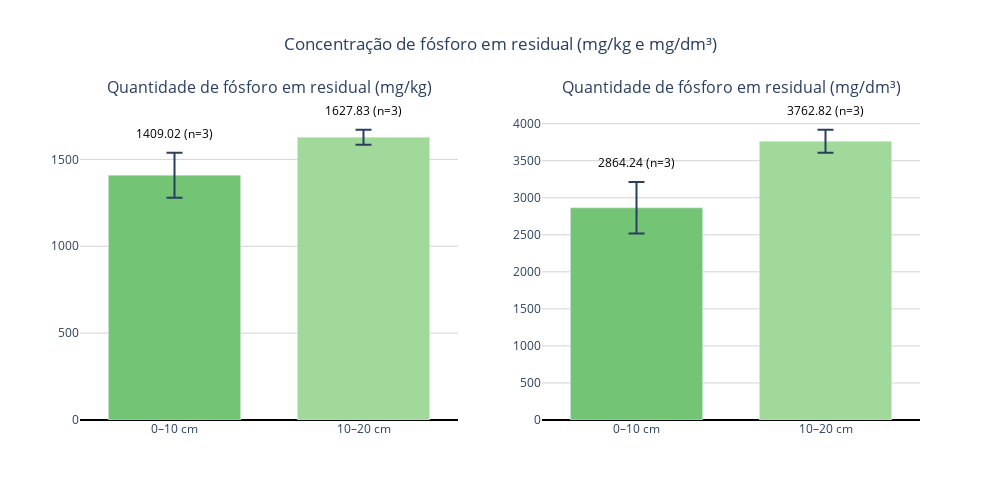

Here is the notebook cell this chart was saved with:
### Code cell
import numpy as np
import plotly.graph_objects as go
from plotly.subplots import make_subplots

# Função para limpar valores negativos (não mensuráveis)
def limpar(valores):
    arr = np.array(valores, dtype=float)
    arr[arr <= 0] = 0
    return arr

# --- Dados mg/kg ---
pi_0_10_mgkg = limpar([R1_0_10_residual, R2_0_10_residual, P2_0_10_residual])
pi_10_20_mgkg = limpar([R1_10_20_residual, R2_10_20_residual, P2_10_20_residual])

# --- Dados mg/dm³ ---
pi_0_10_mgdm3 = limpar([p_R1010, p_R2010, p_P2010])

pi_10_20_mgdm3 = limpar([p_R11020, p_R21020, p_P21020])

# --- Estatísticas ---
def calcular_estatisticas(dados):
    mean = np.nanmean(dados)
    std = np.nanstd(dados, ddof=1)
    n = np.sum(~np.isnan(dados))
    sem = std / np.sqrt(n) if n > 0 else np.nan
    return mean, sem, n

means_mgkg, sems_mgkg, ns_mgkg = zip(*[calcular_estatisticas(pi_0_10_mgkg),
                                       calcular_estatisticas(pi_10_20_mgkg)])
means_mgdm3, sems_mgdm3, ns_mgdm3 = zip(*[calcular_estatisticas(pi_0_10_mgdm3),
                                          calcular_estatisticas(pi_10_20_mgdm3)])

# Labels e cores
labels = ['0–10 cm', '10–20 cm']
colors = ['#74c476', '#a1d99b']

# --- Criar subplots lado a lado ---
fig = make_subplots(rows=1, cols=2, subplot_titles=[
    'Quantidade de fósforo em residual (mg/kg)',
    'Quantidade de fósforo em residual (mg/dm³)'
])

# --- Função auxiliar para adicionar texto acima da barra + erro ---
def criar_textos(means, sems, ns):
    textos = []
    y_pos = []
    max_val = max([m + s for m, s in zip(means, sems) if not np.isnan(m)])
    for m, s, n in zip(means, sems, ns):
        if np.isnan(m):
            textos.append('Não mensurável')
            y_pos.append(0.05 * max_val)
        else:
            textos.append(f'{m:.2f}\n(n={n})')
            y_pos.append(m + s + 0.03*max_val)  # deslocamento acima da barra + erro
    return textos, y_pos

texts_mgkg, y_mgkg = criar_textos(means_mgkg, sems_mgkg, ns_mgkg)
texts_mgdm3, y_mgdm3 = criar_textos(means_mgdm3, sems_mgdm3, ns_mgdm3)

# --- Gráfico mg/kg ---
fig.add_trace(go.Bar(
    x=labels,
    y=means_mgkg,
    error_y=dict(type='data', array=sems_mgkg, visible=True, thickness=2, width=8),
    marker_color=colors,
    text=texts_mgkg,
    textposition='none',
), row=1, col=1)

# --- Adiciona anotações acima da barra + erro (mg/kg) ---
for xi, yi, txt in zip(labels, y_mgkg, texts_mgkg):
    fig.add_annotation(
        x=xi,
        y=yi,
        text=txt,
        showarrow=False,
        font=dict(size=12, color='black'),
        xanchor='center',
        yanchor='bottom',
        row=1, col=1
    )

# --- Gráfico mg/dm³ ---
fig.add_trace(go.Bar(
    x=labels,
    y=means_mgdm3,
    error_y=dict(type='data', array=sems_mgdm3, visible=True, thickness=2, width=8),
    marker_color=colors,
    text=texts_mgdm3,
    textposition='none',
), row=1, col=2)

# --- Adiciona anotações acima da barra + erro (mg/dm³) ---
for xi, yi, txt in zip(labels, y_mgdm3, texts_mgdm3):
    fig.add_annotation(
        x=xi,
        y=yi,
        text=txt,
        showarrow=False,
        font=dict(size=12, color='black'),
        xanchor='center',
        yanchor='bottom',
        row=1, col=2
    )

# --- Layout ---
fig.update_layout(
    height=500,
    width=1000,
    showlegend=False,
    title_text="Concentração de fósforo em residual (mg/kg e mg/dm³)",
    title_x=0.5,
    bargap=0.3,
    plot_bgcolor='white',
    font=dict(size=12)
)

# Linhas de referência no zero
fig.update_yaxes(showgrid=True, gridcolor='lightgray', zeroline=True, zerolinecolor='black')

fig.show()

### Figure 1 — Plotly figure (JSON) as saved in the notebook; plotly's stock layout.template omitted (floating-point values rounded to 4 significant figures)
{"data": [{"error_y": {"array": [129.3, 42.97], "thickness": 2, "type": "data", "visible": true, "width": 8}, "marker": {"color": ["#74c476", "#a1d99b"]}, "text": ["1409.02\n(n=3)", "1627.83\n(n=3)"], "textposition": "none", "type": "bar", "x": ["0–10 cm", "10–20 cm"], "xaxis": "x", "y": [1409.0, 1628.0], "yaxis": "y"}, {"error_y": {"array": [347.5, 155.8], "thickness": 2, "type": "data", "visible": true, "width": 8}, "marker": {"color": ["#74c476", "#a1d99b"]}, "text": ["2864.24\n(n=3)", "3762.82\n(n=3)"], "textposition": "none", "type": "bar", "x": ["0–10 cm", "10–20 cm"], "xaxis": "x2", "y": [2864.0, 3763.0], "yaxis": "y2"}], "layout": {"annotations": [{"font": {"size": 16}, "showarrow": false, "text": "Quantidade de fósforo em residual (mg/kg)", "x": 0.225, "xanchor": "center", "xref": "paper", "y": 1, "yanchor": "bottom", "yref": "paper"}, {"font": {"size": 16}, "showarrow": false, "text": "Quantidade de fósforo em residual (mg/dm³)", "x": 0.775, "xanchor": "center", "xref": "paper", "y": 1, "yanchor": "bottom", "yref": "paper"}, {"font": {"color": "black", "size": 12}, "showarrow": false, "text": "1409.02\n(n=3)", "x": "0–10 cm", "xanchor": "center", "xref": "x", "y": 1588.0, "yanchor": "bottom", "yref": "y"}, {"font": {"color": "black", "size": 12}, "showarrow": false, "text": "1627.83\n(n=3)", "x": "10–20 cm", "xanchor": "center", "xref": "x", "y": 1721.0, "yanchor": "bottom", "yref": "y"}, {"font": {"color": "black", "size": 12}, "showarrow": false, "text": "2864.24\n(n=3)", "x": "0–10 cm", "xanchor": "center", "xref": "x2", "y": 3329.0, "yanchor": "bottom", "yref": "y2"}, {"font": {"color": "black", "size": 12}, "showarrow": false, "text": "3762.82\n(n=3)", "x": "10–20 cm", "xanchor": "center", "xref": "x2", "y": 4036.0, "yanchor": "bottom", "yref": "y2"}], "bargap": 0.3, "font": {"size": 12}, "height": 500, "plot_bgcolor": "white", "showlegend": false, "title": {"text": "Concentração de fósforo em residual (mg/kg e mg/dm³)", "x": 0.5}, "width": 1000, "xaxis": {"anchor": "y", "domain": [0, 0.45]}, "xaxis2": {"anchor": "y2", "domain": [0.55, 1]}, "yaxis": {"anchor": "x", "domain": [0, 1], "gridcolor": "lightgray", "showgrid": true, "zeroline": true, "zerolinecolor": "black"}, "yaxis2": {"anchor": "x2", "domain": [0, 1], "gridcolor": "lightgray", "showgrid": true, "zeroline": true, "zerolinecolor": "black"}}}
